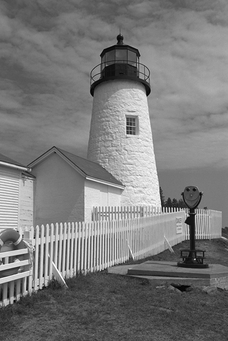
%> input picture Lab L02/Lab 04/Lab4_template/lighthouse.png, 228 x 341 px, shrunk from 428 x 642 before the run
$ octave lab4_ex_3_5.m   (GNU Octave 9; MATLAB toolbox functions it lacks are replaced by stand-ins)
%> lines starting %> are read from the running program, lines starting %| are printed output that depends on the picture
%% 3.5
clc;clear;close all

img = imread('lighthouse.png');
%> img is the input picture: size 341x228x3 uint8; min 0, max 255, mean 121.6

% Downsample by 2
img_downsampled =  img(1:2:end,1:2:end);
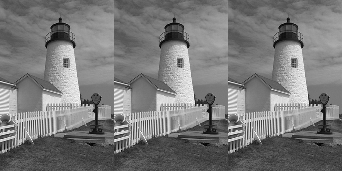
%> img_downsampled: size 171x342 uint8; min 0, max 255, mean 121.4
% Your code: What's the size of the downsampled image?
% 321x214

% show the images using imshow()
figure; imshow(img); title('Original')
figure; imshow(img_downsampled); title('Downsampled')

%% Your example
img2 = imread("grayscale.png");
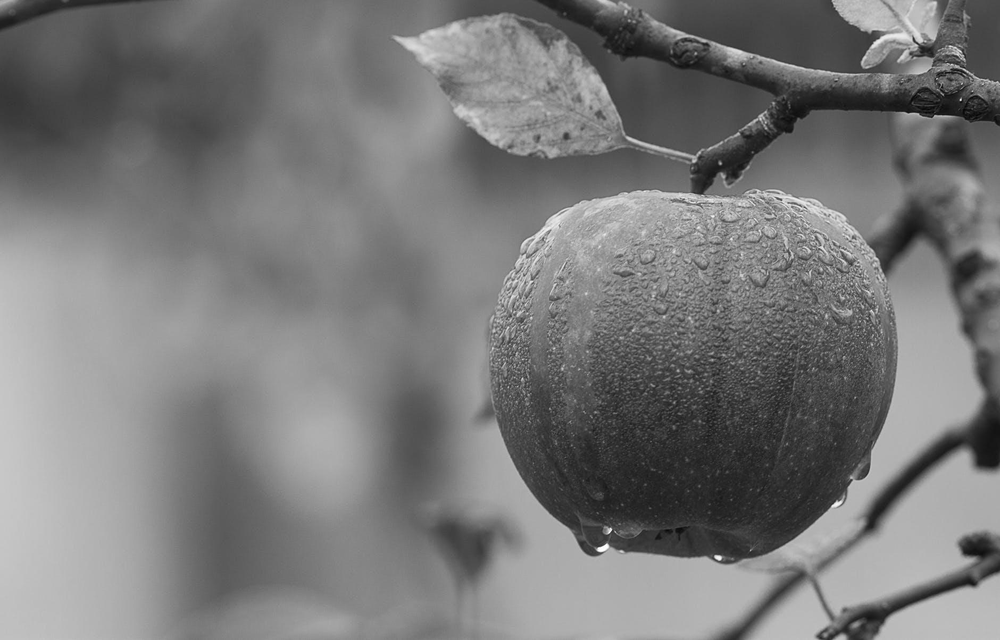
%> input picture Lab L02/Lab 04/Lab4_template/grayscale.png, 1000 x 640 px, shrunk from 1880 x 1204 before the run
%> img2 is the input picture: size 640x1000 uint8; min 4, max 255, mean 121.2

img_downsampled2 = img2(1:3:end,1:3:end);
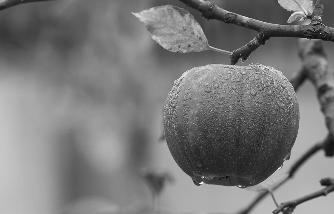
%> img_downsampled2: size 214x334 uint8; min 10, max 253, mean 121.3

figure; imshow(img2); title('Original')
figure; imshow(img_downsampled2); title('Downsampled')
